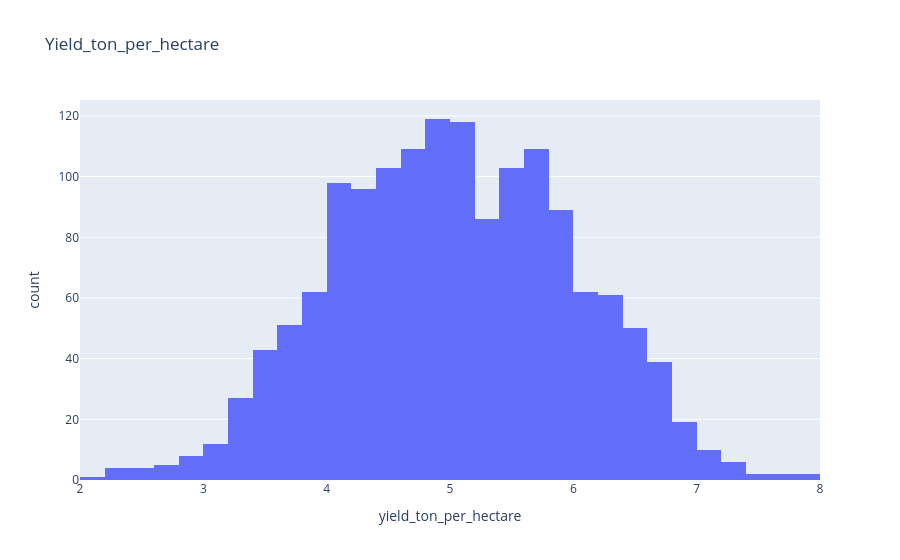

Notebook cell for this chart:
### Markdown cell above
Observation: Clay Soil Type is most commonly used for agriculture.

### Code cell
px.histogram(agr_def,x='yield_ton_per_hectare',title='Yield_ton_per_hectare')

### Figure 1 — Plotly figure (JSON) as saved in the notebook; plotly's stock layout.template omitted (floating-point values rounded to 4 significant figures; data arrays with more than 128 entries replaced by an {"elided": "..."} marker saying what was removed)
{"data": [{"bingroup": "x", "hovertemplate": "yield_ton_per_hectare=%{x}<br>count=%{y}<extra></extra>", "legendgroup": "", "marker": {"color": "#636efa", "pattern": {"shape": ""}}, "name": "", "orientation": "v", "showlegend": false, "type": "histogram", "x": {"elided": "1500 float values"}, "xaxis": "x", "yaxis": "y"}], "layout": {"barmode": "relative", "legend": {"tracegroupgap": 0}, "title": {"text": "Yield_ton_per_hectare"}, "xaxis": {"anchor": "y", "domain": [0, 1], "title": {"text": "yield_ton_per_hectare"}}, "yaxis": {"anchor": "x", "domain": [0, 1], "title": {"text": "count"}}}}
